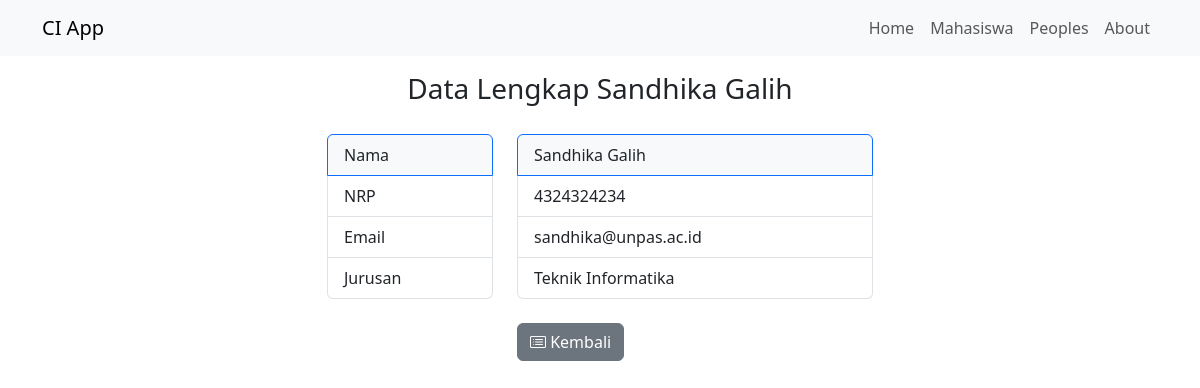
Page /mahasiswa/detail/4 on the earlier database version.
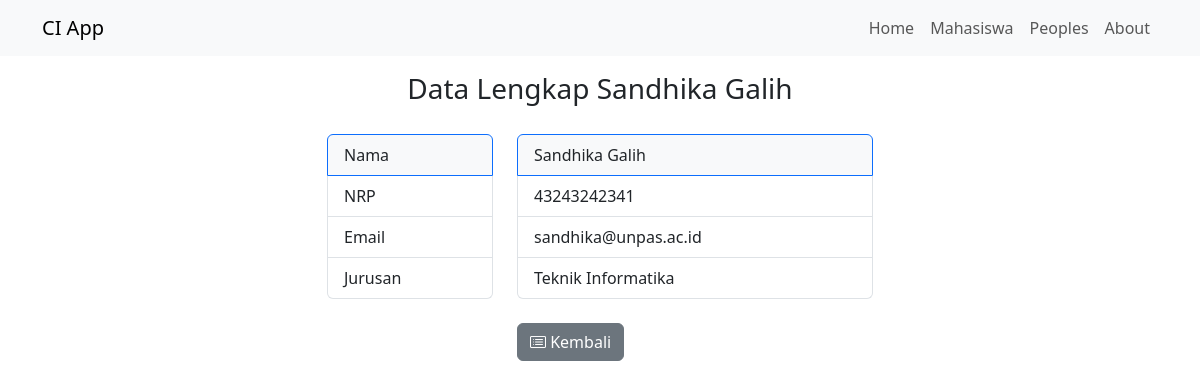
Same page on the later database version.
### tables this page shows
CREATE TABLE `mahasiswa` (
  `id` int(11) NOT NULL,
  `nama` varchar(100) NOT NULL,
  `nrp` varchar(100) NOT NULL,
  `email` varchar(100) NOT NULL,
  `jurusan` varchar(100) NOT NULL
);

### application/controllers/Mahasiswa.php (called while the page is built, shortened)
<?php
class Mahasiswa extends CI_Controller
{
    public function __construct()
    {
        $this->load->model('Mahasiswa_model');
        $this->load->library('form_validation');
    }
    public function detail($id)
    {
        $data['mahasiswa'] = $this->Mahasiswa_model->getMahasiswaById($id);
        $data['judul'] = $data['mahasiswa']['nama'];
        $this->load->view('templates/header', $data);
        $this->load->view('mahasiswa/detail', $data);
        $this->load->view('templates/footer');
    }
}

### index.php (called while the page is built, shortened)
<?php
require_once BASEPATH.'core/CodeIgniter.php';

### application/models/Mahasiswa_model.php (called while the page is built, shortened)
<?php
class Mahasiswa_model extends CI_Model
{
    public function getMahasiswaById($id)
    {
        $this->db->where('id', $id);
        return $this->db->get('mahasiswa')->row_array();
    }
}

### application/views/mahasiswa/detail.php (the view)
<div class="container">
    <div class="row mt-3">
        <div class="col-md-12 text-center">
            <h3>Data Lengkap <?= $mahasiswa['nama'] ?></h3>
        </div>
    </div>
    <div class="row mt-3 justify-content-center">
        <div class="col-md-2 ">
            <ul class="list-group mt-1">
                <li class="list-group-item active bg-light text-dark">Nama</li>
                <li class="list-group-item">NRP</li>
                <li class="list-group-item">Email</li>
                <li class="list-group-item">Jurusan</li>
            </ul>
        </div>
        <div class="col-md-4 ">
            <ul class="list-group mt-1">
                <li class="list-group-item active bg-light text-dark"><?= $mahasiswa['nama'] ?></li>
                <li class="list-group-item"><?= $mahasiswa['nrp'] ?></li>
                <li class="list-group-item"><?= $mahasiswa['email'] ?></li>
                <li class="list-group-item"><?= $mahasiswa['jurusan'] ?></li>
            </ul>
        </div>
    </div>
    <div class="row justify-content-center mt-4">
        <div class="col-md-2">
            <a href="<?= base_url() ?>/mahasiswa" class="btn btn-secondary"><i class="bi bi-card-list"></i> Kembali</a>
        </div>
    </div>
</div>

Differences in the rows shown:
changed mahasiswa "Sandhika Galih": nrp "4324324234" → "43243242341"
